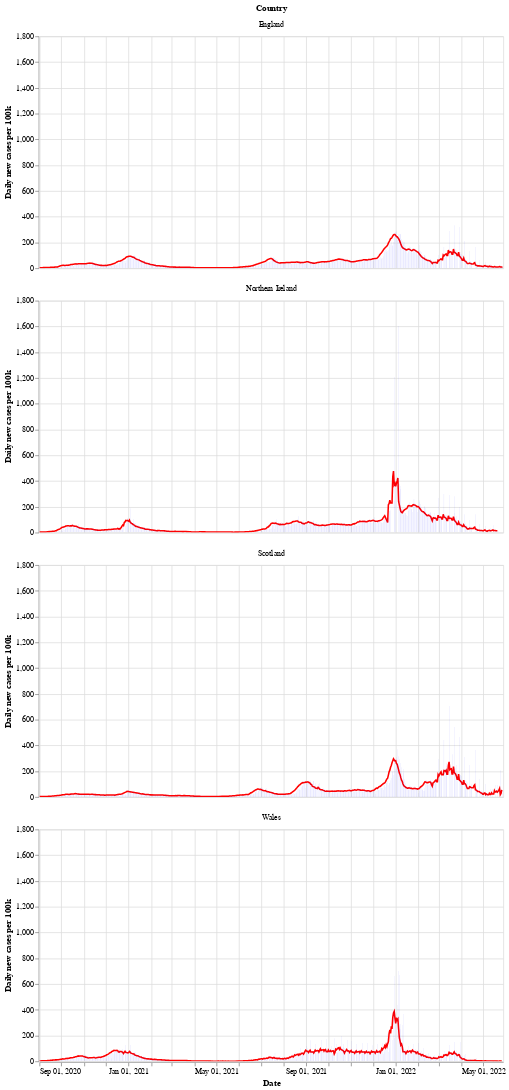

The notebook cell this image was saved under:
### Markdown cell above
Next is a bar chart of the number of new cases in each country (per 100k population), with the 7 day moving average of cases. Again we see that Wales saw a longer period of raising and falling cases compared to the other countries.

After a period of cases falling, each nation is now seeing a rise in the number of cases - especially in Wales.

### Code cell
# collapse
bars = alt.Chart(uk_cases).mark_bar().encode(
    x=alt.X("yearmonthdate(date):T", axis=alt.Axis(title='Date')),
    y=alt.Y("newCasesRate:Q", axis=alt.Axis(title='Daily new cases per 100k')),
    tooltip='newCasesRate',
    color=alt.condition(
        alt.datum.dailyChange > 0,
        alt.value("orange"),  # The positive color
        alt.value("blue")  # The negative color
    )
).properties(title='New cases per 100k population with rolling 7 day average', width=600).interactive()
line = alt.Chart(uk_cases).mark_line(
    color='red',
    size=2,
).transform_window(
    rolling_mean='mean(newCasesRate)',
    frame=[0, 7],
    groupby=['areaName']
).encode(
    x='yearmonthdate(date):T',
    y='rolling_mean:Q'
)
alt.layer(line, bars, data=uk_cases).facet(alt.Row('areaName', title='Country'), columns=1)

### Figure 1 — Vega-Lite specification as saved in the notebook (floating-point values rounded to 4 significant figures; data arrays with more than 128 entries replaced by an {"elided": "..."} marker saying what was removed)
{"config": {"view": {"continuousWidth": 400, "continuousHeight": 300}}, "data": {"name": "data-9224710df1ba1060a612d80827af68c8"}, "facet": {"type": "nominal", "field": "areaName", "title": "Country"}, "spec": {"layer": [{"mark": {"type": "line", "color": "red", "size": 2}, "encoding": {"x": {"type": "temporal", "field": "date", "timeUnit": "yearmonthdate"}, "y": {"type": "quantitative", "field": "rolling_mean"}}, "transform": [{"window": [{"op": "mean", "field": "newCasesRate", "as": "rolling_mean"}], "frame": [0, 7], "groupby": ["areaName"]}]}, {"mark": "bar", "encoding": {"color": {"condition": {"value": "orange", "test": "(datum.dailyChange > 0)"}, "value": "blue"}, "tooltip": {"type": "quantitative", "field": "newCasesRate"}, "x": {"type": "temporal", "axis": {"title": "Date"}, "field": "date", "timeUnit": "yearmonthdate"}, "y": {"type": "quantitative", "axis": {"title": "Daily new cases per 100k"}, "field": "newCasesRate"}}, "selection": {"selector002": {"type": "interval", "bind": "scales", "encodings": ["x", "y"]}}, "title": "New cases per 100k population with rolling 7 day average", "width": 600}]}, "columns": 1, "$schema": "https://vega.github.io/schema/vega-lite/v4.8.1.json", "datasets": {"data-9224710df1ba1060a612d80827af68c8": {"elided": "2527 records"}}}
